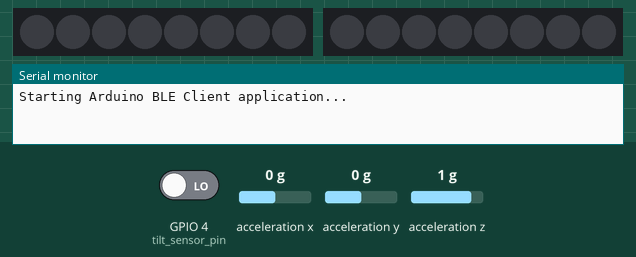
This sketch was run on a simulated ESP32. On the bench: 2 × 8 RGB LEDs in strip order, left to right, the last lines printed to the serial monitor. Inputs (shaded band) come from the test bench; at power-on: GPIO 4 (tilt_sensor_pin) LOW, acceleration x 0 g, acceleration y 0 g, acceleration z 1 g. Nothing arrives over Bluetooth unless stated.

Above: at 6.2 s.
6.3 s: GPIO 4 (tilt_sensor_pin) driven HIGH
At 6.36 s:
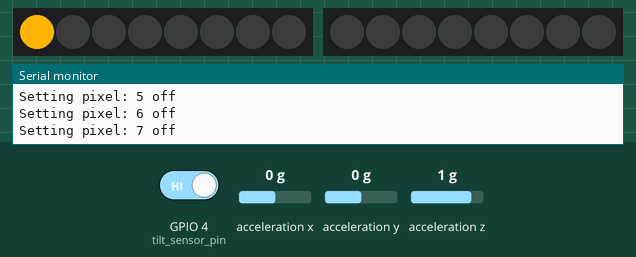
At 7.25 s:
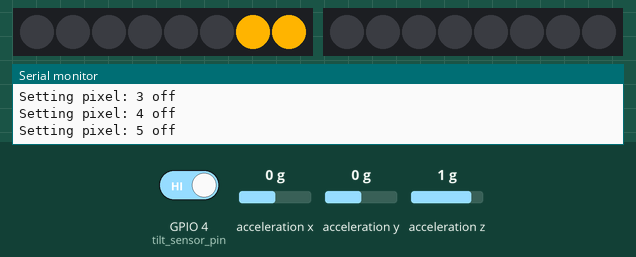
8.0 s: acceleration x set to -0.2 g
Timing chart, 0 to 11.0 s (numbered marks = the images above; inputs shaded):
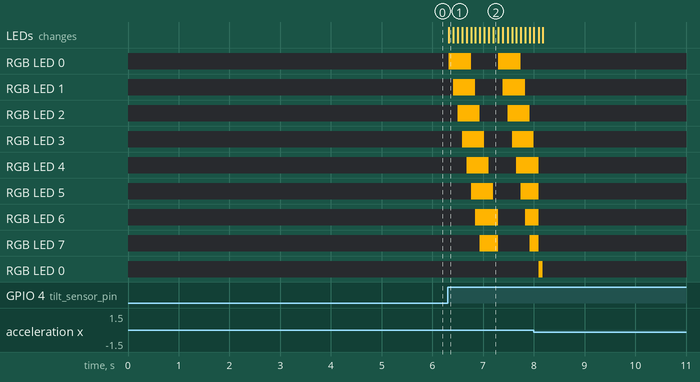

Measured:
- after the input at 6.3 s, RGB LED 0: alternates RGB(255, 180, 0) for 0.44 s and off for 0.54 s, starting at once; RGB LED 1: alternates RGB(255, 180, 0) for 0.44 s and off for 0.54 s, starting after 0.11 s

The sketch:

biker-light-esp.ino
```cpp
#include "BLEDevice.h"
#include <Wire.h>
#include <Adafruit_Sensor.h>
#include <Adafruit_ADXL345_U.h>
#include <Adafruit_NeoPixel.h>

#define leftStripPin 18
#define rightStripPin 19
#define tilt_sensor_pin 4

// The remote service we wish to connect to.
static BLEUUID serviceUUID("4fafc201-1fb5-459e-8fcc-c5c9c331914b");
// The characteristic of the remote service we are interested in.
static BLEUUID charUUID("beb5483e-36e1-4688-b7f5-ea07361b26a8");
static boolean doConnect = false;
static boolean connected = false;
static boolean doScan = false;
static BLERemoteCharacteristic* pRemoteCharacteristic;
static BLEAdvertisedDevice* myDevice;

Adafruit_NeoPixel leftStrip = Adafruit_NeoPixel(8, leftStripPin, NEO_GRB + NEO_KHZ800);
Adafruit_NeoPixel rightStrip = Adafruit_NeoPixel(8, rightStripPin, NEO_GRB + NEO_KHZ800);
const uint32_t red = rightStrip.Color(255, 0, 0);
const uint32_t orange = rightStrip.Color(255, 180, 0);
const uint32_t offColor = rightStrip.Color(0, 0, 0);
enum Side {
  LEFT, RIGHT
};
const int turnLightsLoop = 5;
class TurnLightData {
  public:
    bool tilt = false;
    Side sideOn = LEFT;
    Adafruit_NeoPixel* strip = NULL;
    short pixels[5] = {0, 0, 0, 0, 0};
    int loopsLeft = turnLightsLoop;

    void reset() {
      strip = NULL;
      resetPixels();
      sideOn = LEFT;
      loopsLeft = turnLightsLoop;
      tilt = false;
    }

    bool isLoopEnd() {
      bool isEnd = true;
      for (int i = 0; i < 5; i++) {
        if (pixels[i] < 7) {
          isEnd = false;
          break;
        }
      }
      return isEnd;
    }

    void resetPixels() {
      for (int i = 0; i < 5; i++) {
        this->pixels[i] = 0;
      }
    }

    void incrementPixels() {
      for (short i = 0; i < 5; i++) {
        if (i > 0 && pixels[i - 1] == 1) {
          pixels[i] = 0;
          continue;
        }
        if (pixels[i] == 7) {
          continue;
        }
        pixels[i] = pixels[i] + 1;
      }
    }
};
TurnLightData turnLightData = TurnLightData();
bool tilt = false;

struct AccelData {
  Adafruit_ADXL345_Unified accel = Adafruit_ADXL345_Unified(12345);
  double xError = 0;
  double sensorResolution = 0;
} accelData;

bool stopLights = false;


class MyClientCallback : public BLEClientCallbacks {
    void onConnect(BLEClient* pclient) {
    }

    void onDisconnect(BLEClient* pclient) {
      connected = false;
      Serial.println("onDisconnect");
    }
};

/**
   Scan for BLE servers and find the first one that advertises the service we are looking for.
*/
class MyAdvertisedDeviceCallbacks: public BLEAdvertisedDeviceCallbacks {
    /**
        Called for each advertising BLE server.
    */
    void onResult(BLEAdvertisedDevice advertisedDevice) {
      Serial.print("BLE Advertised Device found: ");
      Serial.println(advertisedDevice.toString().c_str());
      Serial.println(advertisedDevice.getServiceUUID().toString().c_str());
      // We have found a device, let us now see if it contains the service we are looking for.
      if (advertisedDevice.haveServiceUUID() && advertisedDevice.isAdvertisingService(serviceUUID)) {
        Serial.println("Is our device");
        BLEDevice::getScan()->stop();
        myDevice = new BLEAdvertisedDevice(advertisedDevice);
        doConnect = true;
        doScan = true;
      }
      else if (!advertisedDevice.haveServiceUUID()) {
        Serial.println("Does not have serivce UUID");
      } else {
        Serial.println("Not the service we are looking for");
      }
    }
};

bool connectToServer() {
  Serial.print("Forming a connection to ");
  Serial.println(myDevice->getAddress().toString().c_str());

  BLEClient*  pClient  = BLEDevice::createClient();
  Serial.println(" - Created client");

  pClient->setClientCallbacks(new MyClientCallback());

  // Connect to the remove BLE Server.
  pClient->connect(myDevice);  // if you pass BLEAdvertisedDevice instead of address, it will be recognized type of peer device address (public or private)
  Serial.println(" - Connected to server");

  // Obtain a reference to the service we are after in the remote BLE server.
  BLERemoteService* pRemoteService = pClient->getService(serviceUUID);
  if (pRemoteService == nullptr) {
    Serial.print("Failed to find our service UUID: ");
    Serial.println(serviceUUID.toString().c_str());
    pClient->disconnect();
    return false;
  }
  Serial.println(" - Found our service");


  // Obtain a reference to the characteristic in the service of the remote BLE server.
  pRemoteCharacteristic = pRemoteService->getCharacteristic(charUUID);
  if (pRemoteCharacteristic == nullptr) {
    Serial.print("Failed to find our characteristic UUID: ");
    Serial.println(charUUID.toString().c_str());
    pClient->disconnect();
    return false;
  }
  Serial.println(" - Found our characteristic");

  // Read the value of the characteristic.
  if (pRemoteCharacteristic->canRead()) {
    std::string value = pRemoteCharacteristic->readValue();
    Serial.print("The characteristic value was: ");
    Serial.println(value.c_str());
  }

  if (pRemoteCharacteristic->canNotify())
    pRemoteCharacteristic->registerForNotify(notifyCallback);

  connected = true;
  return true;
}

void bleLoop() {
  // If the flag "doConnect" is true then we have scanned for and found the desired
  // BLE Server with which we wish to connect.  Now we connect to it.  Once we are
  // connected we set the connected flag to be true.
  if (doConnect == true) {
    if (connectToServer()) {
      Serial.println("We are now connected to the BLE Server.");
    } else {
      Serial.println("We have failed to connect to the server; there is nothin more we will do.");
    }
    doConnect = false;
  }

  if (!connected && doScan) {
    BLEDevice::getScan()->start(0);  // this is just example to start scan after disconnect, most likely there is better way to do it in arduino
  }
}

static void notifyCallback(BLERemoteCharacteristic* pBLERemoteCharacteristic, uint8_t* pData, size_t length, bool isNotify) {
  if (*pData == 1) {
    stopLights = true;
  } else {
    Serial.print("Unknown data: ");
    Serial.print(length);
    Serial.print(" bytes : ");
    Serial.println(*pData);
  }
}

void tiltDetected() {
  tilt = true;
}

double getXAxisAcceleration() {
  sensors_event_t event;
  accelData.accel.getEvent(&event);
  double acc = event.acceleration.x;
  if (acc < 0) {
    acc = acc + accelData.sensorResolution;
    acc = acc + accelData.xError;
  } else if (acc > 0 ) {
    acc = acc - accelData.sensorResolution;
    acc = acc - accelData.xError;
  }
  return acc;
}

void setPixels(const uint32_t* color, int firstPixel, int lastPixel, Adafruit_NeoPixel* strip) {
  for (short i = firstPixel; i <= lastPixel; i++) {
    strip->setPixelColor(i  , *color);
  }
}

void stopLight() {
  if (turnLightData.tilt) {
    if (turnLightData.sideOn == LEFT) {
      setPixels(&red, 0, 7, &rightStrip);
      rightStrip.show();
    } else {
      setPixels(&red, 0, 7, &leftStrip);
      leftStrip.show();
    }
  } else {
    setPixels(&red, 0, 7, &rightStrip);
    setPixels(&red, 0, 7, &leftStrip);
    rightStrip.show();
    leftStrip.show();
  }
}

void turnOffLights() {
  setPixels(&offColor, 0, 7, &rightStrip);
  setPixels(&offColor, 0, 7, &leftStrip);
  rightStrip.show();
  leftStrip.show();
}

void setup() {
  accelData.accel.begin();
  accelData.accel.setRange(ADXL345_RANGE_2_G);
  sensor_t sensor;
  accelData.accel.getSensor(&sensor);
  accelData.sensorResolution = sensor.resolution;
  pinMode(tilt_sensor_pin, INPUT);
  leftStrip.begin();
  rightStrip.begin();
  attachInterrupt(tilt_sensor_pin, tiltDetected, RISING);

  Serial.begin(115200);
  Serial.println("Starting Arduino BLE Client application...");
  BLEDevice::init("");
  // Retrieve a Scanner and set the callback we want to use to be informed when we
  // have detected a new device.  Specify that we want active scanning and start the
  // scan to run for 5 seconds.
  BLEScan* pBLEScan = BLEDevice::getScan();
  pBLEScan->setAdvertisedDeviceCallbacks(new MyAdvertisedDeviceCallbacks());
  pBLEScan->setInterval(1349);
  pBLEScan->setWindow(449);
  pBLEScan->setActiveScan(true);
  pBLEScan->start(5, false);
}

void turnLights() {
  if (turnLightData.isLoopEnd()) {
    Serial.println("One loop end");
    turnLightData.loopsLeft--;
    turnLightData.resetPixels();
  }
  for (short i = 0; i < 5; i++) {
    short pixel = turnLightData.pixels[i];
    Serial.print("Setting pixel: "); Serial.print(pixel); Serial.println(" on");
    turnLightData.strip->setPixelColor(pixel, orange);
  }
  for (short i = 0; i < 8; i++) {
    bool in = false;
    for (short j = 0; j < 5; j++) {
      if (turnLightData.pixels[j] == i) {
        in = true;
        break;
      }
    }
    if (!in) {
      Serial.print("Setting pixel: "); Serial.print(i); Serial.println(" off");
      turnLightData.strip->setPixelColor(i, offColor);
    }
  }
  turnLightData.strip->show();
  turnLightData.incrementPixels();
  delay(75);
}

void loop() {
  bleLoop();
  turnOffLights();
  if (stopLights) {
    stopLight();
    stopLights = false;
  }
  if (tilt) {
    turnLightData.tilt = true;
    tilt = false;
  }
  if (turnLightData.tilt) {
    double acc = getXAxisAcceleration();
    Side side = LEFT;
    if (acc < 0) {
      side = RIGHT;
    } else {
      side = LEFT;
    }
    if (turnLightData.sideOn != side) {
      turnLightData.reset();
      turnLightData.sideOn = side;
    }
    if (turnLightData.sideOn == LEFT) {
      turnLightData.strip = &leftStrip;
    } else {
      turnLightData.strip = &rightStrip;
    }
    if (turnLightData.loopsLeft == 0) {
      turnLightData.reset();
    } else {
      turnLights();
    }
  }
}
```
